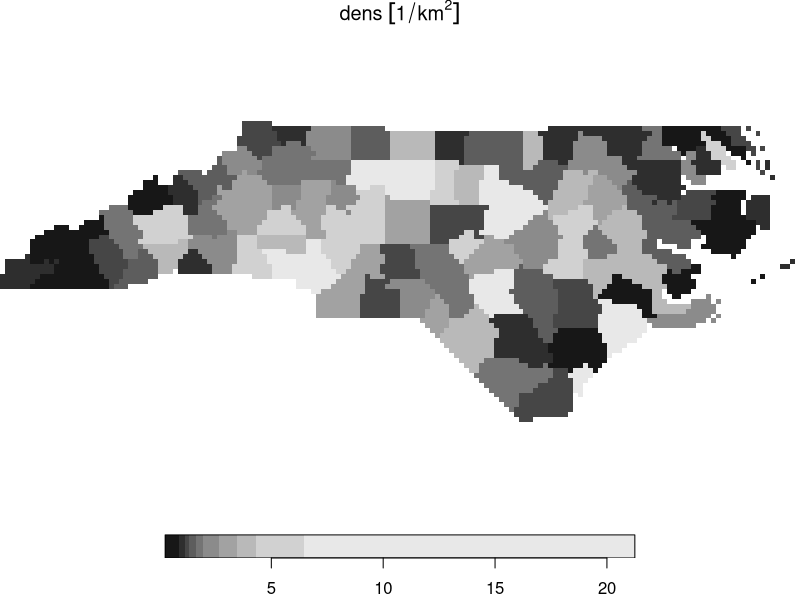
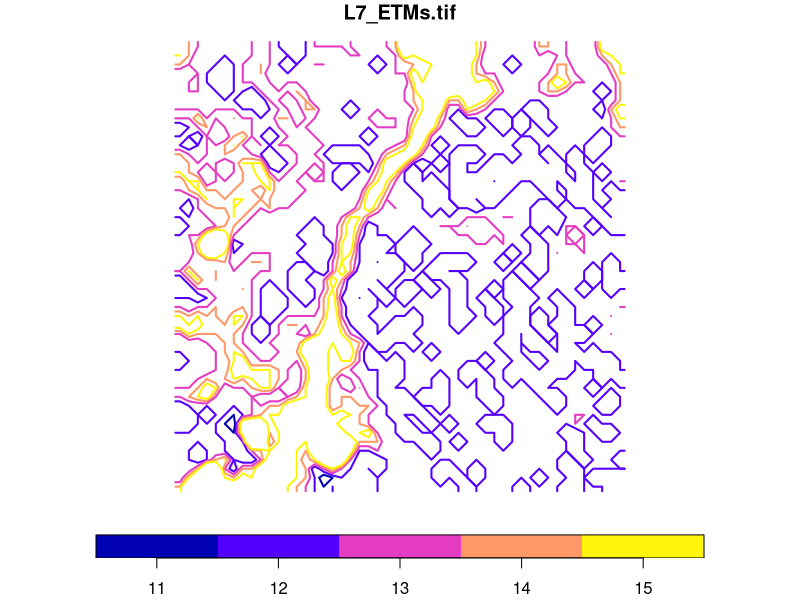
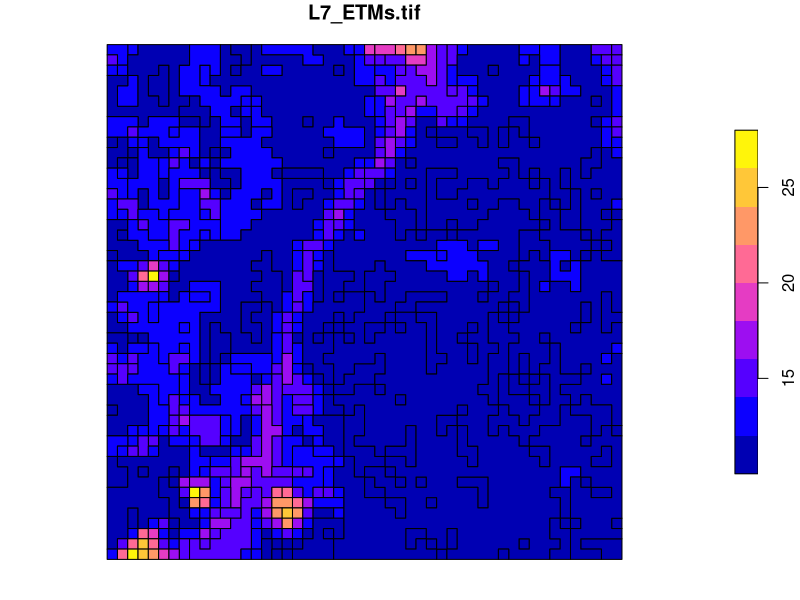
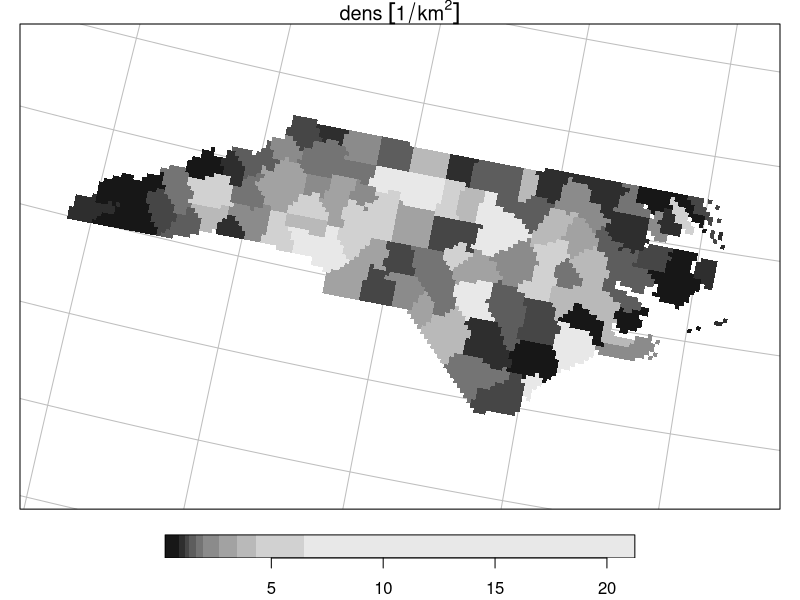
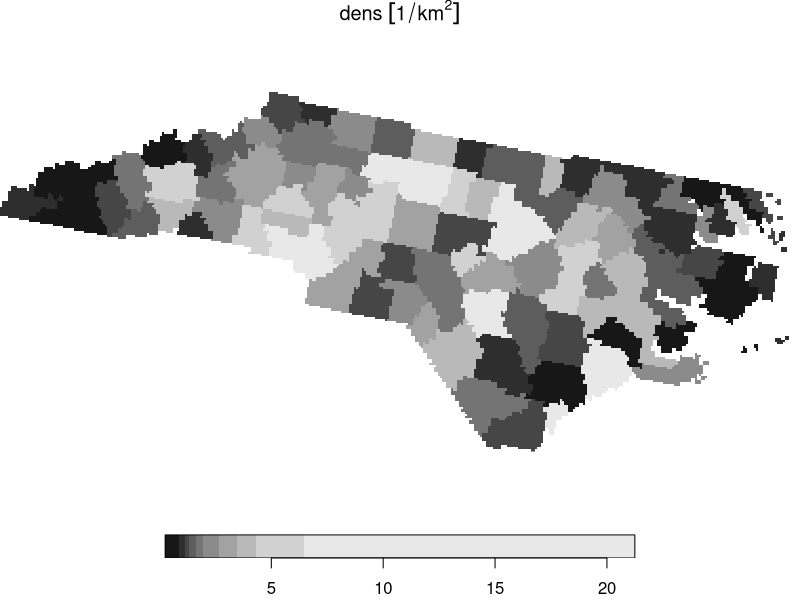

Write R code to recreate these figures, in order.
## ---- chunk 1
knitr::opts_chunk$set(echo = TRUE, collapse = TRUE, dev = "png")
suppressPackageStartupMessages(library(sf))
ev = TRUE
## ---- chunk 2
library(stars)
system.file("gpkg/nc.gpkg", package = "sf") |>
  read_sf() |>
  st_transform(32119) -> nc
nc$dens = nc$BIR79 / units::set_units(st_area(nc), km^2)
(nc.st = st_rasterize(nc["dens"], dx = 5000, dy = 5000))
plot(nc.st)
## ---- chunk 3
tif = system.file("tif/L7_ETMs.tif", package = "stars")
x = read_stars(tif)[, 1:50, 1:50, 1:2]
x[[1]] = round(x[[1]]/5)
## ---- chunk 4
l =  st_contour(x, contour_lines = TRUE, breaks = 11:15)
plot(l[1], key.pos = 1, pal = sf.colors, lwd = 2, key.length = 0.8)
## ---- chunk 5
st_as_sf(x, as_points = TRUE, merge = FALSE)
## ---- chunk 6
st_as_sf(x, as_points = TRUE, merge = FALSE, long = TRUE)
## ---- chunk 7
st_as_sf(x[1], as_points = FALSE, merge = FALSE)
## ---- chunk 8
p = st_as_sf(x, as_points = FALSE, merge = TRUE)
## ---- chunk 9
plot(p)
## ---- chunk 10
x.sf = st_xy2sfc(x, as_points = TRUE)
x.sf
## ---- chunk 11
nc.st |> st_transform("+proj=laea +lat_0=34 +lon_0=-60") -> nc.curv
nc.curv
plot(nc.curv, border = NA, graticule = TRUE)
## ---- chunk 12
nc |> st_transform("+proj=laea +lat_0=34 +lon_0=-60") |> st_bbox() |>
	st_as_stars() -> newgrid
## ---- chunk 13
nc.st |> st_warp(newgrid) -> nc.new
nc.new 
plot(nc.new)
